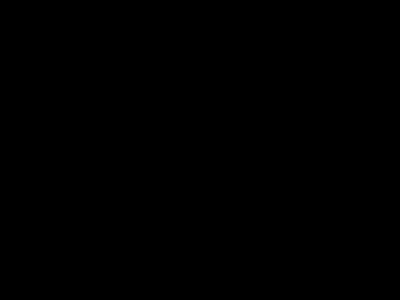
Frame 1 (no input)
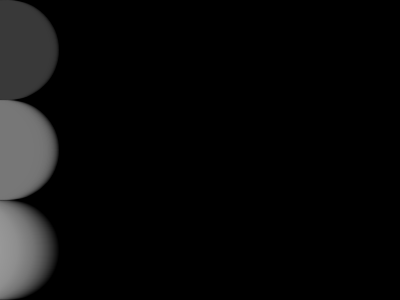
Frame 60 (no input)
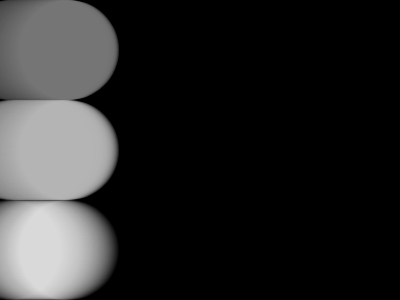
Frame 120 (the mouse pressed at the canvas centre since frame 60)

The p5.js sketch that drew these frames (run headless with seeded random() and noise() and a simulated clock; from frame 60 on, the mouse is pressed at the canvas centre):

// p5.js sketch
// ── sketch.js
let obj1 = {
  x: 0,
  y: 50,
  gray: 0,
  alpha: 100
}
let obj2 = {
  x: 0,
  y: 150,
  gray: 64,
  alpha: 50
}
let obj3 = {
  x: 0,
  y: 250,
  gray: 127,
  alpha: 10
}

function setup() {
  createCanvas(400, 300);
  noStroke();
  background(0);
}

function mousePressed() {
  background(0);
}

function draw() {
  draw_ob(obj1);
  draw_ob(obj2);
  draw_ob(obj3);
}

function draw_ob(ob) {
  fill(ob.gray, ob.alpha);
  circle(ob.x-50, ob.y, 100);
  
  ob.x = (ob.x + 1) % (width + 100);
  
  ob.gray = (ob.gray + 1) % 255;
}

// https://editor.p5js.org/jht1493/sketches/GJWDvxs6d
// 2.2 - variable edge draw_obj 3 alpha

// https://editor.p5js.org/jht1493/sketches/g_NFzcbcq
// 2.2 - variable edge draw_obj 3

// https://editor.p5js.org/jht1493/sketches/nDGl7usRr
// 2.2 - variable edge draw_obj

// https://editor.p5js.org/jht1493/sketches/y98Qq3YM9
// 2.2 - variable edge obj 2

// https://editor.p5js.org/jht1493/sketches/Kik0LOIug
// 2.2 - variable edge obj

// https://editor.p5js.org/jht1493/sketches/I69gHq4bl
// p5js Code! - 2.2 - variable edge full

// https://editor.p5js.org/jht1493/sketches/PEuN_WPty
// p5js Code! - 2.2 - make your own variable edge

// https://editor.p5js.org/jht1493/sketches/HtESWWNTa
// p5js Code! - 2.2 - make your own variable remainder

// Make Your Own (Make Your Own Variable)
// Code! Programming with p5.js
// The Coding Train / Daniel Shiffman
// https://thecodingtrain.com/beginners/p5js/2.2-make-your-own.html
// https://youtu.be/dRhXIIFp-ys

// Make Your Own Variable: https://editor.p5js.org/codingtrain/sketches/xPXNdPy17
// Growing Circle Exercise: https://editor.p5js.org/codingtrain/sketches/ehbMJ-otC
